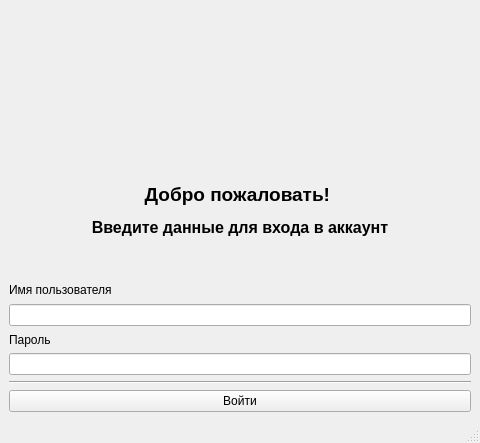
<?xml version="1.0" encoding="UTF-8"?>
<ui version="4.0">
 <class>LoginView</class>
 <widget class="QMainWindow" name="LoginView">
  <property name="geometry">
   <rect>
    <x>0</x>
    <y>0</y>
    <width>480</width>
    <height>443</height>
   </rect>
  </property>
  <property name="windowTitle">
   <string>Zilberman Publisher</string>
  </property>
  <property name="windowIcon">
   <iconset resource="../Icons.qrc">
    <normaloff>:/Icons/MainIcon/Resources/MainIcons/free-icon-book-4341050.png</normaloff>:/Icons/MainIcon/Resources/MainIcons/free-icon-book-4341050.png</iconset>
  </property>
  <widget class="QWidget" name="centralwidget">
   <layout class="QVBoxLayout" name="verticalLayout_6">
    <item>
     <layout class="QVBoxLayout" name="verticalLayout_5">
      <item>
       <widget class="QLabel" name="label_5">
        <property name="maximumSize">
         <size>
          <width>16777215</width>
          <height>16777215</height>
         </size>
        </property>
        <property name="text">
         <string/>
        </property>
        <property name="pixmap">
         <pixmap resource="../Icons.qrc">:/Icons/Icon/Resources/Icons/free-icon-sun-4481052.svg</pixmap>
        </property>
        <property name="scaledContents">
         <bool>false</bool>
        </property>
        <property name="alignment">
         <set>Qt::AlignCenter</set>
        </property>
        <property name="wordWrap">
         <bool>false</bool>
        </property>
       </widget>
      </item>
      <item>
       <widget class="QLabel" name="label">
        <property name="text">
         <string>&lt;html&gt;&lt;head/&gt;&lt;body&gt;&lt;p align=&quot;center&quot;&gt;&lt;span style=&quot; font-size:14pt; font-weight:700;&quot;&gt;Добро пожаловать! &lt;/span&gt;&lt;/p&gt;&lt;p align=&quot;center&quot;&gt;&lt;span style=&quot; font-size:12pt; font-weight:700;&quot;&gt;Введите данные для входа в аккаунт&lt;/span&gt;&lt;/p&gt;&lt;/body&gt;&lt;/html&gt;</string>
        </property>
       </widget>
      </item>
      <item>
       <layout class="QVBoxLayout" name="verticalLayout_4">
        <item>
         <layout class="QVBoxLayout" name="verticalLayout_3">
          <item>
           <layout class="QVBoxLayout" name="verticalLayout">
            <item>
             <widget class="QLabel" name="label_2">
              <property name="text">
               <string>Имя пользователя</string>
              </property>
             </widget>
            </item>
            <item>
             <widget class="QLineEdit" name="username_edit"/>
            </item>
           </layout>
          </item>
          <item>
           <layout class="QVBoxLayout" name="verticalLayout_2">
            <item>
             <widget class="QLabel" name="label_3">
              <property name="text">
               <string>Пароль</string>
              </property>
             </widget>
            </item>
            <item>
             <widget class="QLineEdit" name="password_edit">
              <property name="echoMode">
               <enum>QLineEdit::Password</enum>
              </property>
             </widget>
            </item>
           </layout>
          </item>
         </layout>
        </item>
        <item>
         <widget class="Line" name="line">
          <property name="orientation">
           <enum>Qt::Horizontal</enum>
          </property>
         </widget>
        </item>
        <item>
         <widget class="QPushButton" name="pushButton">
          <property name="text">
           <string>Войти</string>
          </property>
         </widget>
        </item>
       </layout>
      </item>
     </layout>
    </item>
   </layout>
  </widget>
  <widget class="QMenuBar" name="menubar">
   <property name="geometry">
    <rect>
     <x>0</x>
     <y>0</y>
     <width>480</width>
     <height>25</height>
    </rect>
   </property>
  </widget>
  <widget class="QStatusBar" name="statusbar"/>
 </widget>
 <resources>
  <include location="../Icons.qrc"/>
 </resources>
 <connections/>
</ui>
